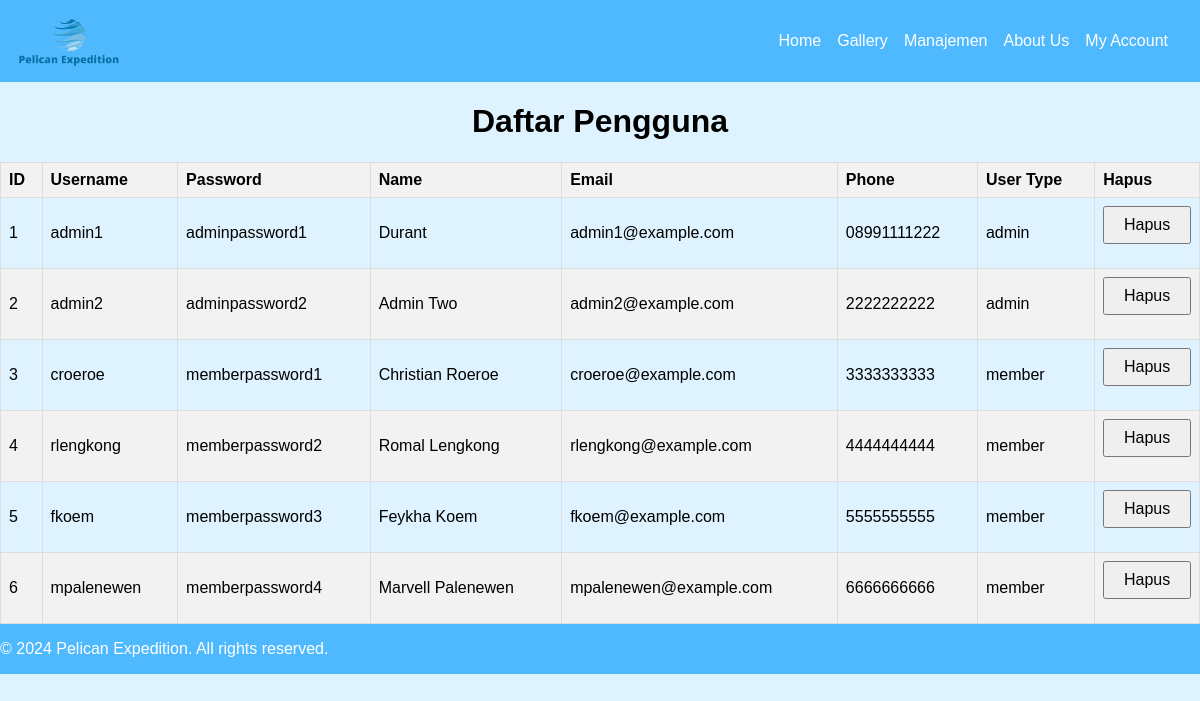
The page /php/list_account.php on the database its author committed.
### tables this page shows
CREATE TABLE `users` (
  `id` int(11) NOT NULL,
  `username` varchar(50) NOT NULL,
  `password` varchar(255) NOT NULL,
  `name` varchar(100) NOT NULL,
  `email` varchar(100) NOT NULL,
  `phone` varchar(20) NOT NULL,
  `user_type` enum('admin','member') NOT NULL
);

### php/list_account.php (the view, shortened to what this page needs)
<?php
require 'config.php';
$sql = "SELECT * FROM users";
$result = $conn->query($sql);
?>
<!DOCTYPE html>
<html lang="en">
<head>
    <link rel="stylesheet" href="../css/style.css"/>
</head>
<body class="konten">
    <header class="main-menu">
        <div class="container">
            <img src="../img/logo.png" alt="Pelican Expedition Logo" class="logo">
        </div>
        <nav>
            <ul>
                <li><a href="../home_admin.html">Home</a></li>
                <li><a href="../gallery_admin.html">Gallery</a></li>
                <li><a href="manajemen_pengiriman.php">Manajemen</a></li>
                <li><a href="../contact_admin.html">About Us</a></li>
                <li><a href="my_account_admin.php">My Account</a></li>
            </ul>
        </nav>
    </header>
    <div class="main-content">
        <h1>Daftar Pengguna</h1>
        <table class="user-table">
            <thead>
                <tr>
                    <th>ID</th>
                    <th>Username</th>
                    <th>Password</th>
                    <th>Name</th>
                    <th>Email</th>
                    <th>Phone</th>
                    <th>User Type</th>
                    <th>Hapus</th>
                </tr>
            </thead>
            <tbody>
                <?php
                if ($result->num_rows > 0) {
                    while ($row = $result->fetch_assoc()) {
                        echo "<tr>";
                        echo "<td>" . $row['id'] . "</td>";
                        echo "<td>" . $row['username'] . "</td>";
                        echo "<td>" . $row['password'] . "</td>";
                        echo "<td>" . $row['name'] . "</td>";
                        echo "<td>" . $row['email'] . "</td>";
                        echo "<td>" . $row['phone'] . "</td>";
                        echo "<td>" . $row['user_type'] . "</td>";
                        echo "<td>
                            <form method='post' action='list_account.php'>
                                <input type='hidden' name='id_to_delete' value='" . $row['id'] . "'>
                                <input type='submit' name='hapus' value='Hapus'>
                            </form>
                        </td>";
                        echo "</tr>";
                    }
                } else {
                    echo "<tr><td colspan='8'>Tidak ada data pengguna.</td></tr>";
                }
                ?>
            </tbody>
        </table>
    </div>
    <footer class="footer">
        <p>&copy; 2024 Pelican Expedition. All rights reserved.</p>
    </footer>
</body>
</html>

### css/style.css (style rules this page uses)
body { height: 100%; margin: 0; display: flex; flex-direction: column; padding: 0; font-family: Arial, sans-serif; }
.footer { background-color: #4fb9ff; color:#fff; font-family: Arial; text-align: center; padding: 5px auto; position: flex; display: flex; }
.konten { display: flex; flex-direction: column; background-color: #def2ff; }
.konten h1 { text-align: center; }
.main-menu { background-color: #4fb9ff; padding: 1rem; position: relative; display: flex; justify-content: space-between; align-items: center; }
.main-menu .container { display: flex; align-items: center; }
.main-menu .logo { height: 50px; width: auto; margin-right: 1rem; }
.main-menu ul { list-style: none; margin: 0; padding: 0; display: flex; justify-content: center; text-align: center; }
.main-menu ul li { margin-right: 1rem; }
.main-menu a { color: #fff; text-decoration: none; }
form { flex-direction: column; }
input, select, button { margin-bottom: 1em; padding: 0.5em; font-size: 1em; width: 100%; }
.user-table { width: 100%; border-collapse: collapse; }
.user-table th, .user-table td { border: 1px solid #ddd; padding: 8px; text-align: left; }
.user-table th { background-color: #f2f2f2; }
.user-table tr:nth-child(even) { background-color: #f2f2f2; }
.user-table { border-collapse: collapse; width: 100%; }
.user-table th, .user-table td { border: 1px solid #dddddd; padding: 8px; text-align: left; }

### rows shown on the page
users: id "1", username "admin1", password "adminpassword1", name "Durant", email "admin1@example.com", phone "08991111222", user_type "admin"
users: id "2", username "admin2", password "adminpassword2", name "Admin Two", email "admin2@example.com", phone "2222222222", user_type "admin"
users: id "3", username "croeroe", password "memberpassword1", name "Christian Roeroe", email "croeroe@example.com", phone "3333333333", user_type "member"
users: id "4", username "rlengkong", password "memberpassword2", name "Romal Lengkong", email "rlengkong@example.com", phone "4444444444", user_type "member"
users: id "5", username "fkoem", password "memberpassword3", name "Feykha Koem", email "fkoem@example.com", phone "5555555555", user_type "member"
users: id "6", username "mpalenewen", password "memberpassword4", name "Marvell Palenewen", email "mpalenewen@example.com", phone "6666666666", user_type "member"
